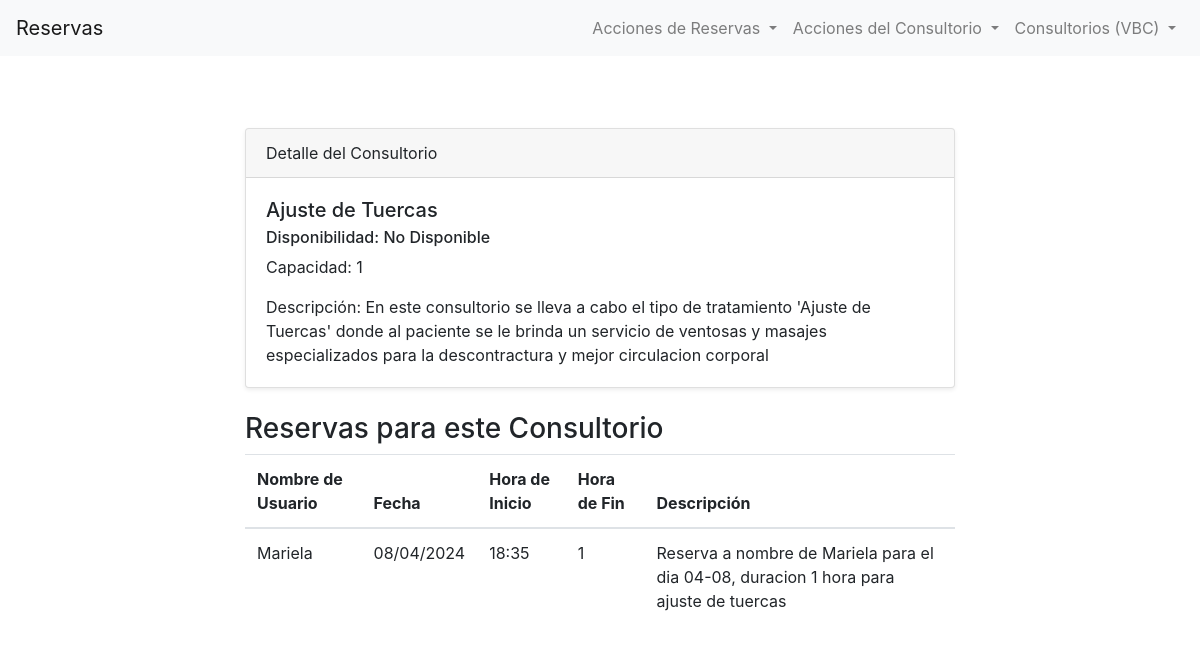
Page /bookings/detail-consulting-room/1 on the earlier database version.
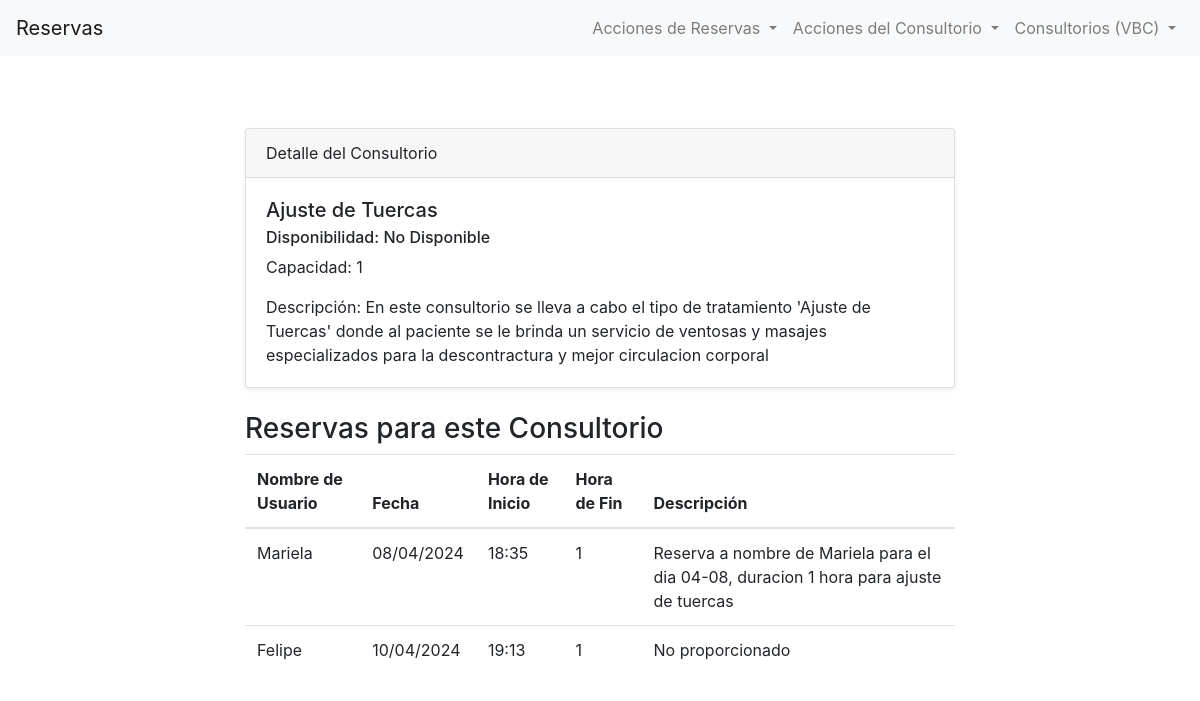
Same page on the later database version.
### bookings/models.py (models this page shows, shortened)
class Reserva(models.Model):
    nombre_de_usuario = models.CharField(max_length=50)
    consultorio = models.ForeignKey(Consultorio, on_delete=models.CASCADE, related_name='reservas')
    fecha = models.DateField(default=timezone.now)
    hora = models.TimeField(default=timezone.now)
    duracion = models.IntegerField(default=1)
    descripcion = models.TextField(blank=True, null=True, max_length=50)

### bookings/views.py (the view)
# urls.py: path("detail-consulting-room/<consulting_room_id>", detail_consulting_room_view, name="consultorio-detail" ),
def detail_consulting_room_view(request, consulting_room_id):
    consultorio = Consultorio.objects.get(id=consulting_room_id)
    contexto_dict = {"consultorio" : consultorio}
    return render(request, "bookings/detail-consulting-room.html", contexto_dict)

### bookings/templates/bookings/detail-consulting-room.html (shortened to what this page needs)
{% extends 'bookings/base.html' %}
{% block content %}
<section class="py-5">
    <div class="container">
        <div class="row">
            <div class="col-lg-8 mx-auto">
                <div class="card shadow-sm">
                    <div class="card-header">
                        Detalle del Consultorio
                    </div>
                    <div class="card-body">
                        <h5 class="card-title">{{ consultorio.nombre }}</h5>
                        {% if sala.disponible %}
                        <h6 class="card-subtitle mb-2">Disponibilidad: Disponible</h6>
                        {% else %}
                        <h6 class="card-subtitle mb-2">Disponibilidad: No Disponible</h6>
                        {% endif %}
                        <p class="card-text">Capacidad: {{ consultorio.capacidad }}</p>
                        <p class="card-text">Descripción: {{ consultorio.descripcion | default:"No proporcionado" }}</p>
                    </div>
                </div>
                <div class="mt-4">
                    <h3>Reservas para este Consultorio</h3>
                    <table class="table">
                        <thead>
                            <tr>
                                <th scope="col">Nombre de Usuario</th>
                                <th scope="col">Fecha</th>
                                <th scope="col">Hora de Inicio</th>
                                <th scope="col">Hora de Fin</th>
                                <th scope="col">Descripción</th>
                            </tr>
                        </thead>
                        <tbody>
                            {% for reserva in consultorio.reservas.all %}
                            <tr>
                                <td>{{ reserva.nombre_de_usuario }}</td>
                                <td>{{ reserva.fecha | date:"d/m/Y" }}</td>
                                <td>{{ reserva.hora | date:"H:i" }}</td>
                                <td>{{ reserva.duracion }}</td>
                                <td>{{ reserva.descripcion | default:"No proporcionado" }}</td>
                            </tr>
                            {% empty %}
                            <tr>
                                <td colspan="5">No hay reservas para este Consultorio.</td>
                            </tr>
                            {% endfor %}
                        </tbody>
                    </table>
                </div>
            </div>
        </div>
    </div>
</section>
{% endblock %}

Differences in the rows shown:
added Reserva: nombre_de_usuario "Felipe", fecha "10/04/2024", hora "19:13", duracion "1", descripcion "No proporcionado"
